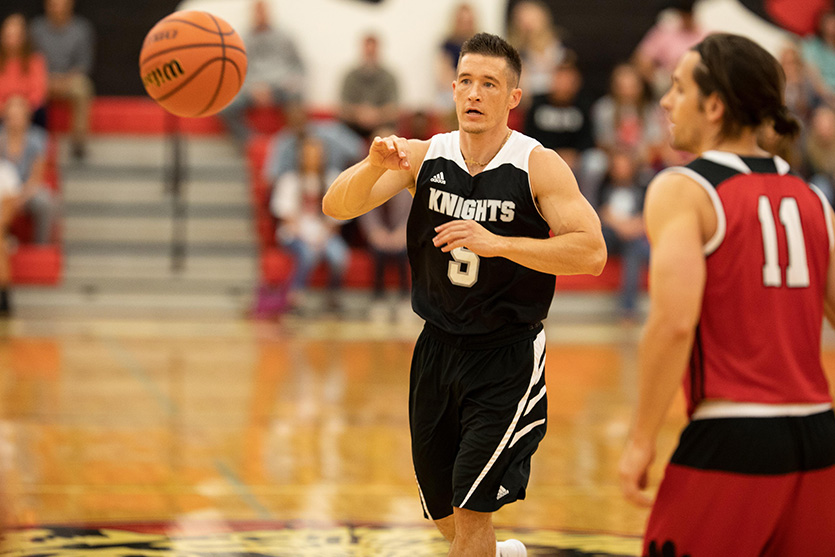
#> input picture image/basketball.jpg, 835 x 557 px
$ python main.py ../image/basketball.jpg out.png
#> lines starting #> are read from the running program, lines starting #| are printed output that depends on the picture
### src/CodingUnit.py
import numpy as np

MIN_CU_SIZE = 8

class CodingUnit:
    def __init__(self, x, y, width, height):
        # x, y is the coordinates of the CTU
        self.x = x
        self.y = y
        self.width = width
        self.height = height
        self.children = []
        self.stop_split = False
        self.no_QT = False # MT node can no longer be partitioned by QT

    def get_coord(self):
        return self.x, self.y

    def get_size(self):
        return self.width, self.height

    def get_np_block(self, pil_img):
        luma_np = np.array(pil_img)
        block = luma_np[self.y : self.y + self.height, self.x : self.x + self.width]
        return block

    def terminate_split(self):
        self.stop_split = True

    def split_mode(self, index):
        if index == 0:
            self.split_QT()
        elif index == 1:
            self.split_BH()
        elif index == 2:
            self.split_BV()
        elif index == 3:
            self.split_TH()
        else:
            self.split_TV()

    def split_QT(self):
        w = self.width // 2
        h = self.height // 2

        if w < 4:
            self.terminate_split()
            return

        if self.no_QT:
            return

        for i in range(2):
            for j in range(2):
                x = self.x + w * i
                y = self.y + h * j
                child = CodingUnit(x, y, w, h)
                self.children.append(child)

        return self.children

    def split_BH(self):
        w = self.width
        h = self.height // 2

        if (h < MIN_CU_SIZE):
            self.terminate_split()
            return

        for i in range(2):
            x = self.x
            y = self.y + h * i
            child = CodingUnit(x, y, w, h)
            self.children.append(child)

        self.no_QT = True
        return self.children

    def split_BV(self):
        w = self.width // 2
        h = self.height

        if (w < MIN_CU_SIZE):
            self.terminate_split()
            return

        for i in range(2):
            x = self.x + w * i
            y = self.y
            child = CodingUnit(x, y, w, h)
            self.children.append(child)

        self.no_QT = True
        return self.children

    def split_TH(self):
        w = self.width
        h = self.height // 4

        if (h < MIN_CU_SIZE):
            self.terminate_split()
            return

        for i in range(3):
            x = self.x
            if i == 2:
                y = self.y + h * 3
            else:
                y = self.y + h * i
            if i == 1:
                child = CodingUnit(x, y, w, h * 2)
            else:
                child = CodingUnit(x, y, w, h)
            self.children.append(child)

        self.no_QT = True
        return self.children

    def split_TV(self):
        w = self.width // 4
        h = self.height

        if (w < MIN_CU_SIZE):
            self.terminate_split()
            return

        for i in range(3):
            y = self.y
            if i == 2:
                x = self.x + w * 3
            else:
                x = self.x + w * i
            if i == 1:
                child = CodingUnit(x, y, w * 2, h)
            else:
                child = CodingUnit(x, y, w, h)
            self.children.append(child)

        self.no_QT = True
        return self.children


### src/gradient_select.py
import numpy as np
from scipy.ndimage import filters

TH_2 = 2.7
TH_3 = 40000

def gradient_select(luma_img, CU):

    block = CU.get_np_block(luma_img)

    img_x = filters.sobel(block, 1)
    img_y = filters.sobel(block, 0)
    D_x = np.sum(abs(img_x))
    D_y = np.sum(abs(img_y))

    if D_x > TH_3 and D_y > TH_3:
        if D_x / D_y < TH_2 or D_y / D_x < TH_2:
            return True
    else:
        return False

### src/choose_partition.py
import copy
from math import nan
import numpy as np

def choose_partition(img, CU):

    # Copy the current coding unit for 5 different partitions
    max_var = 0
    max_idx = 0
    if CU.no_QT:
        start = 1
    else:
        start = 0
    for i in range(start, 5):
        CU_copy = copy.deepcopy(CU)
        CU_copy.split_mode(i)
        if CU_copy.children:
            var = []
            for child in CU_copy.children:
                var.append(child.get_np_block(img).var())
            if (np.array(var)).var() > max_var:
                max_var = (np.array(var)).var()
                max_idx = i

    return max_idx

### src/early_terminate.py
from CodingUnit import CodingUnit
import numpy as np

TH_1 = 300

def early_terminate(luma_img, CU):

    block = CU.get_np_block(luma_img)
    # print("block [{}:{}, {}:{}] var = {}".format(CU.x, CU.x + CU.width, \
        # CU.y, CU.y + CU.height, block.var()))
    if block.var() < TH_1:
        CU.terminate_split()
        return True
    else:
        return False

### src/main.py
import sys
import math
from PIL import Image, ImageDraw
from CodingUnit import CodingUnit
from early_terminate import *
from gradient_select import *
from choose_partition import *

CTU_SIZE = 128
MAX_DEPTH = 4

# Read image and crop to size
def read_image(img_fname):
#> called with img_fname = '../image/basketball.jpg'
    pil_img = Image.open(img_fname)
#> pil_img is the input picture: PIL image 835x557 RGB; mean R, G, B 156, 108.8, 74.7
    width, height = pil_img.size
#> width = 835; height = 557
    excess_width = width - (width // CTU_SIZE) * CTU_SIZE
#> excess_width = 67
    excess_height = height - (height // CTU_SIZE) * CTU_SIZE
#> excess_height = 45
    x = math.floor(excess_width / 2)
#> x = 33
    y = math.floor(excess_height / 2)
#> y = 22
    pil_img = pil_img.crop((x, y, x + (width // CTU_SIZE) * CTU_SIZE, y + (height // CTU_SIZE) * CTU_SIZE))
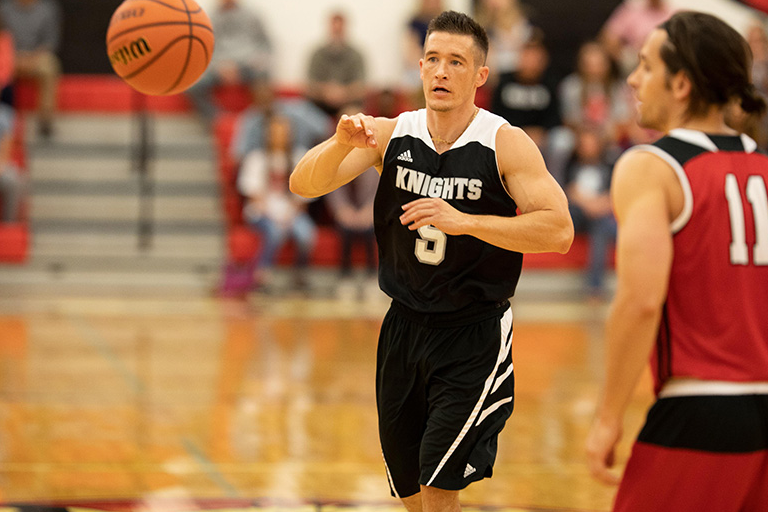
#> pil_img: PIL image 768x512 RGB; mean R, G, B 156, 109.2, 74.4

    return pil_img

# Split into CTU_SIZE * CTU_SIZE pixels
def split_CTU(pil_img):
    width, height = pil_img.size
    col = width // CTU_SIZE
    row = height // CTU_SIZE
    CTU_num = col * row

    CTU = []
    cnt = 1
    for i in range(col):
        for j in range(row):
            x = i * CTU_SIZE
            y = j * CTU_SIZE
            CU = CodingUnit(x, y, CTU_SIZE, CTU_SIZE)
            CTU.append(CU)
            print("Splitting into CTUs [{}/{}]".format(cnt, CTU_num), flush=True, end='\r')
            cnt += 1
    print("")
    return CTU

# Draw blocks
def draw_block(pil_img, CU):
    draw = ImageDraw.Draw(pil_img)
    x, y = CU.get_coord()
    w, h = CU.get_size()
    draw.line((x, y, x + w, y), fill=100, width=1)
    draw.line((x, y, x, y + h), fill=100, width=1)
    draw.line((x + w, y, x + w, y + h), fill=100, width=1)
    draw.line((x, y + h, x + w, y + h), fill=100, width=1)
    for child in CU.children:
        pil_img = draw_block(pil_img, child)

    return pil_img

def draw_recursive(pil_img, CU):
    block_img = draw_block(pil_img, CU)
    return block_img

def partition(img, CU, depth):
    if depth > MAX_DEPTH:
        return

    # STEP 1. EARLY TERMINATION BASED ON VARIANCE
    if early_terminate(img, CU):
        return
    # STEP 2. CHOOSING QT BASED ON GRADIENT
    if gradient_select(img, CU) and not CU.no_QT:
        CU.split_QT()
    # STEP 3. CHOOSING ONE PARTITION FROM FIVE CANDIDATES BASED ON VARIANCE OF VARIANCE
    else:
        idx = choose_partition(img, CU)
        CU.split_mode(idx)

    # Recursive
    for C in CU.children:
        partition(img, C, depth+1)

    return

if __name__ == '__main__':
    pil_img = read_image(sys.argv[1])
    luma_img = pil_img.convert('L')
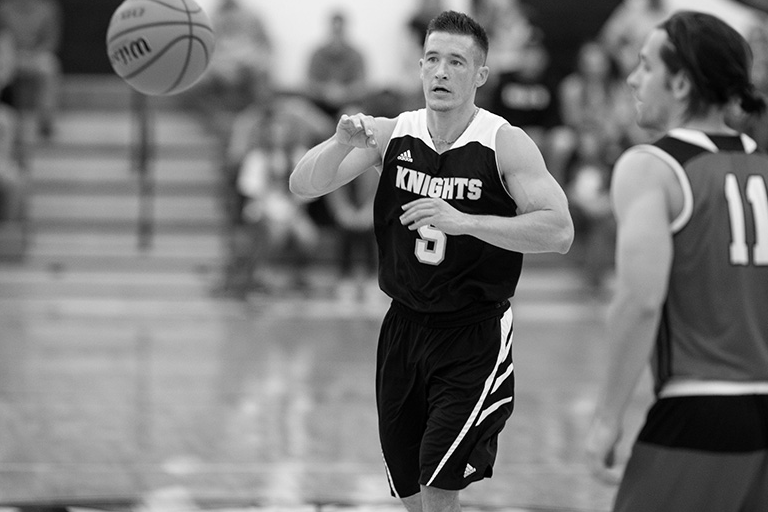
#> luma_img: PIL image 768x512 L; min 0, max 255, mean 119.2
    CTU = split_CTU(luma_img)
#> CTU = 24 items
    cnt = 1
    for CU in CTU:
        print("Partition of CTUs [{}/{}]".format(cnt, len(CTU)), flush=True, end='\r')
        partition(luma_img, CU, 1)
        cnt += 1
#> this loop made 24 passes
#| Partition of CTUs [1/24]
#| Partition of CTUs [2/24]
#| Partition of CTUs [3/24]
#| Partition of CTUs [4/24]
#| Partition of CTUs [5/24]
#| Partition of CTUs [6/24]
#| Partition of CTUs [7/24]
#| Partition of CTUs [8/24]
#> (further printed lines are left out)
#> pass 1, in get_np_block, `block = luma_np[self.y : self.y + self.height, self.x : self.x + self...`:
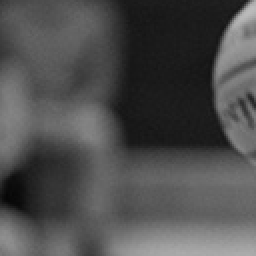
#> block: shape (128, 128) (shown 2 times larger); min 5, max 188, mean 78.2
#> pass 1, in gradient_select, `img_x = filters.sobel(block, 1)`:
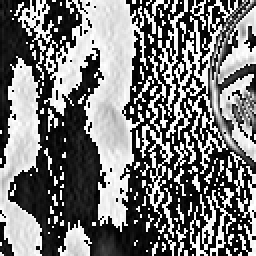
#> img_x: shape (128, 128) (shown 2 times larger); min 0, max 255, mean 118.9
#> pass 1, in gradient_select, `img_y = filters.sobel(block, 0)`:
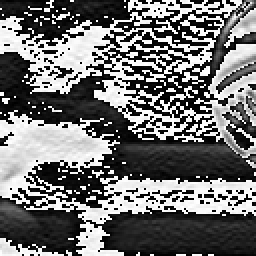
#> img_y: shape (128, 128) (shown 2 times larger); min 0, max 255, mean 111.8
#> pass 1, in get_np_block (call 3), `block = luma_np[self.y : self.y + self.height, self.x : self.x + self...`:
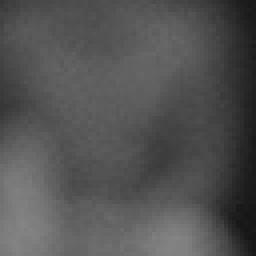
#> block: shape (64, 64) (shown 4 times larger); min 21, max 132, mean 83.1
    print("")

    for CU in CTU:
        pil_img = draw_recursive(pil_img, CU)
#> this loop made 24 passes
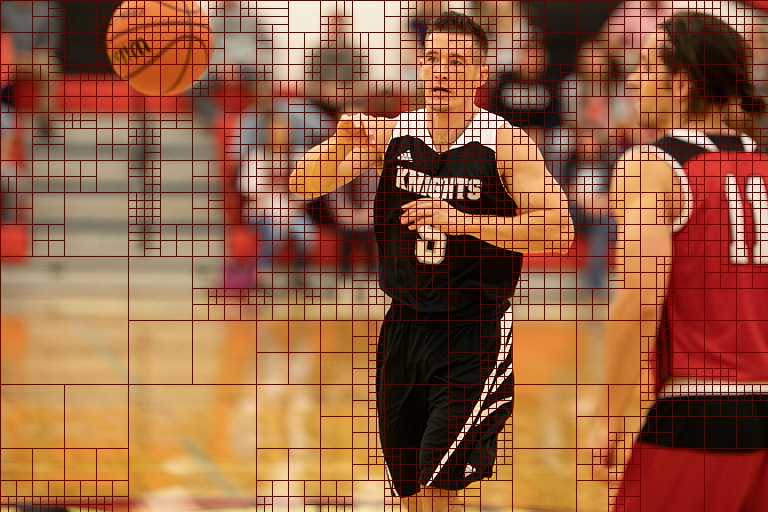
#> pil_img: PIL image 768x512 RGB; mean R, G, B 150.4, 97.1, 65.7
    pil_img.save(sys.argv[2])

$ run again, on image/oscean.jpg
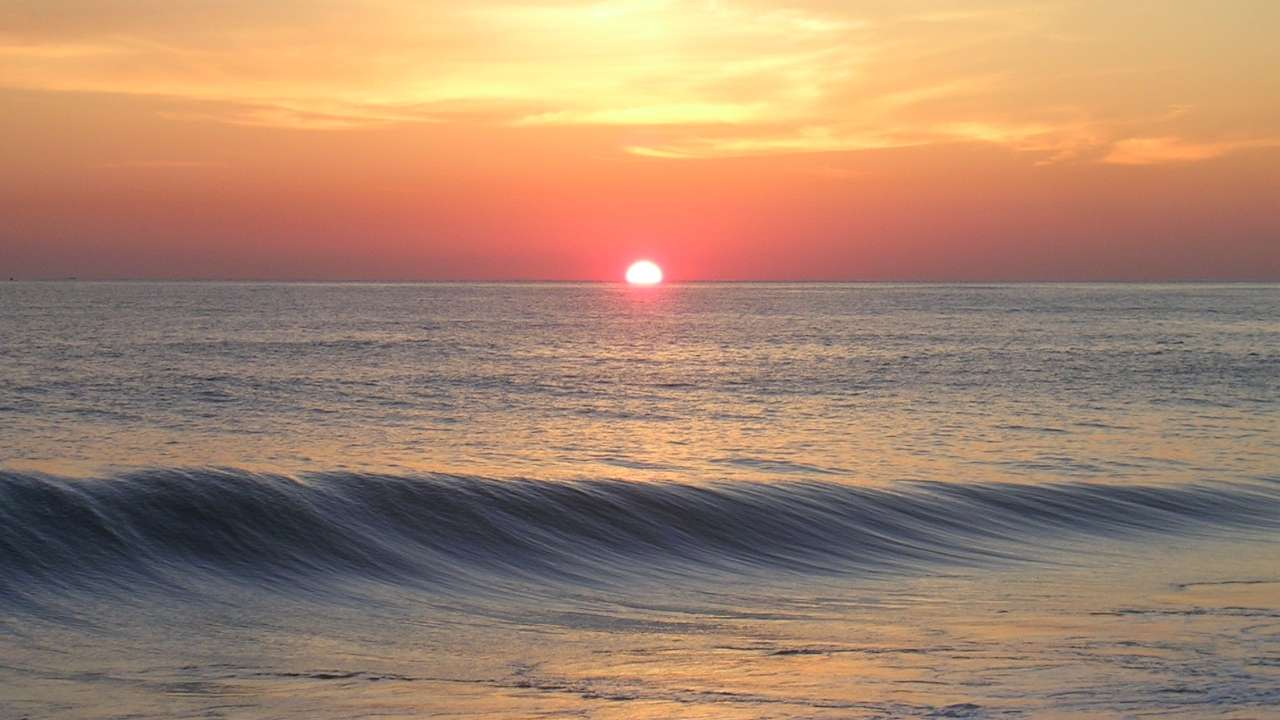
#> input picture image/oscean.jpg, 1280 x 720 px
#> in read_image, pil_img is the input picture: PIL image 1280x720 RGB; mean R, G, B 166.3, 132.8, 109.4
#> CTU = 50 items
#> the loop `for CU in CTU:` made 50 passes
#> (printed output is left out)
#> pass 1, in get_np_block (call 3), `block = luma_np[self.y : self.y + self.height, self.x : self.x + self...`:
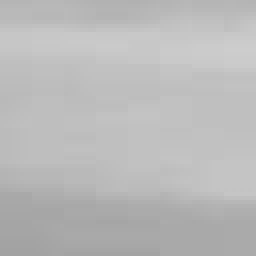
#> block: shape (64, 64) (shown 4 times larger); min 162, max 205, mean 186
#> the loop `for CU in CTU:` made 50 passes
#> after the loop `for CU in CTU:`:
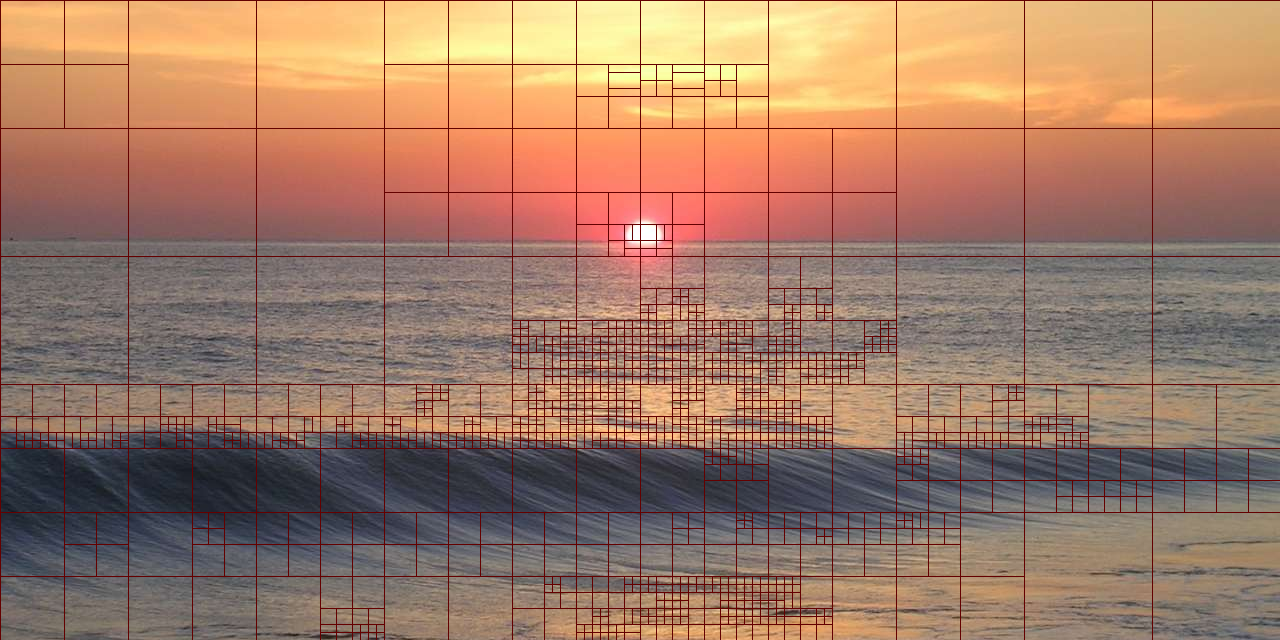
#> pil_img: PIL image 1280x640 RGB; mean R, G, B 159.8, 122.5, 102.1
